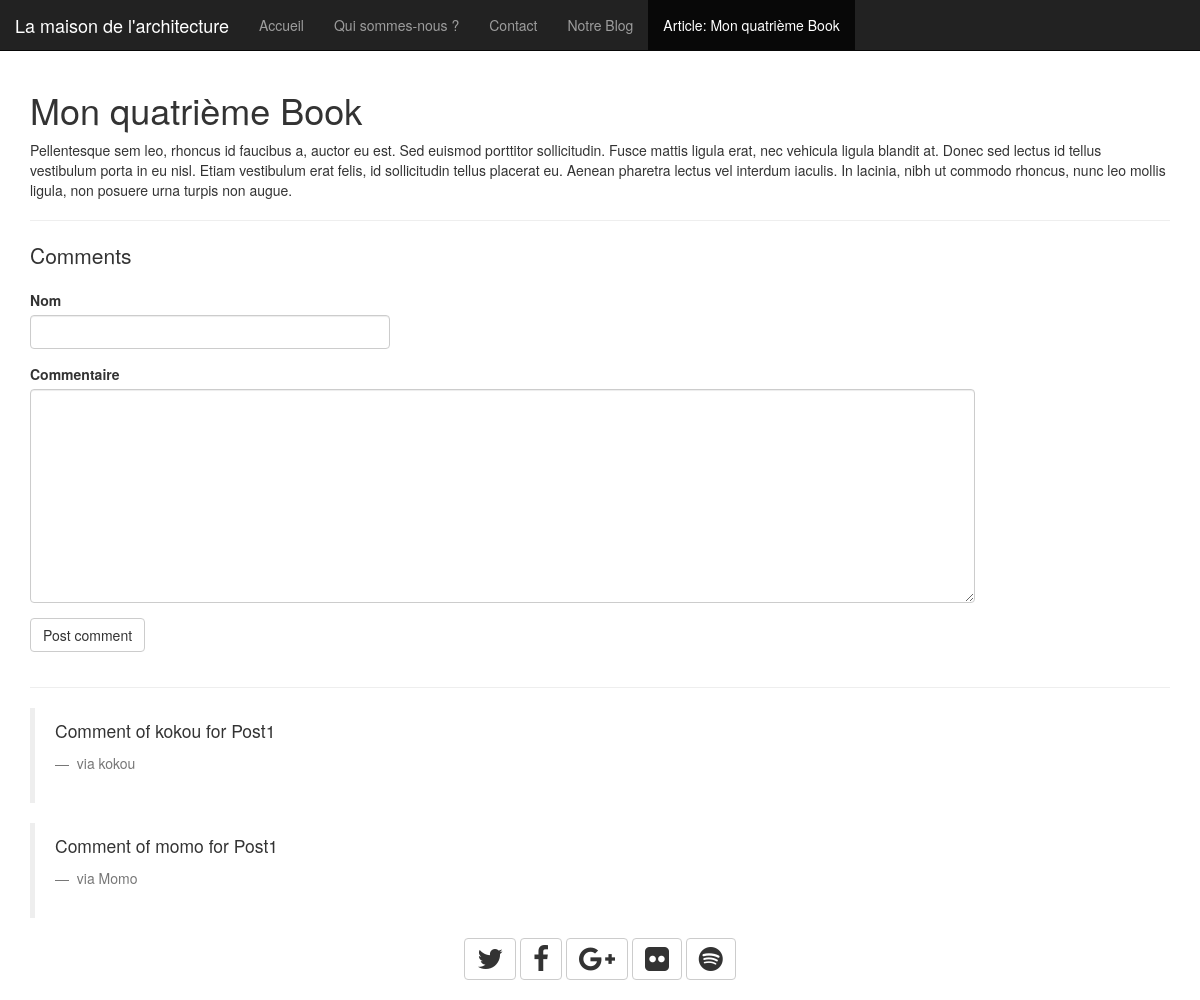
The app's page /blog/posts/1, older data.
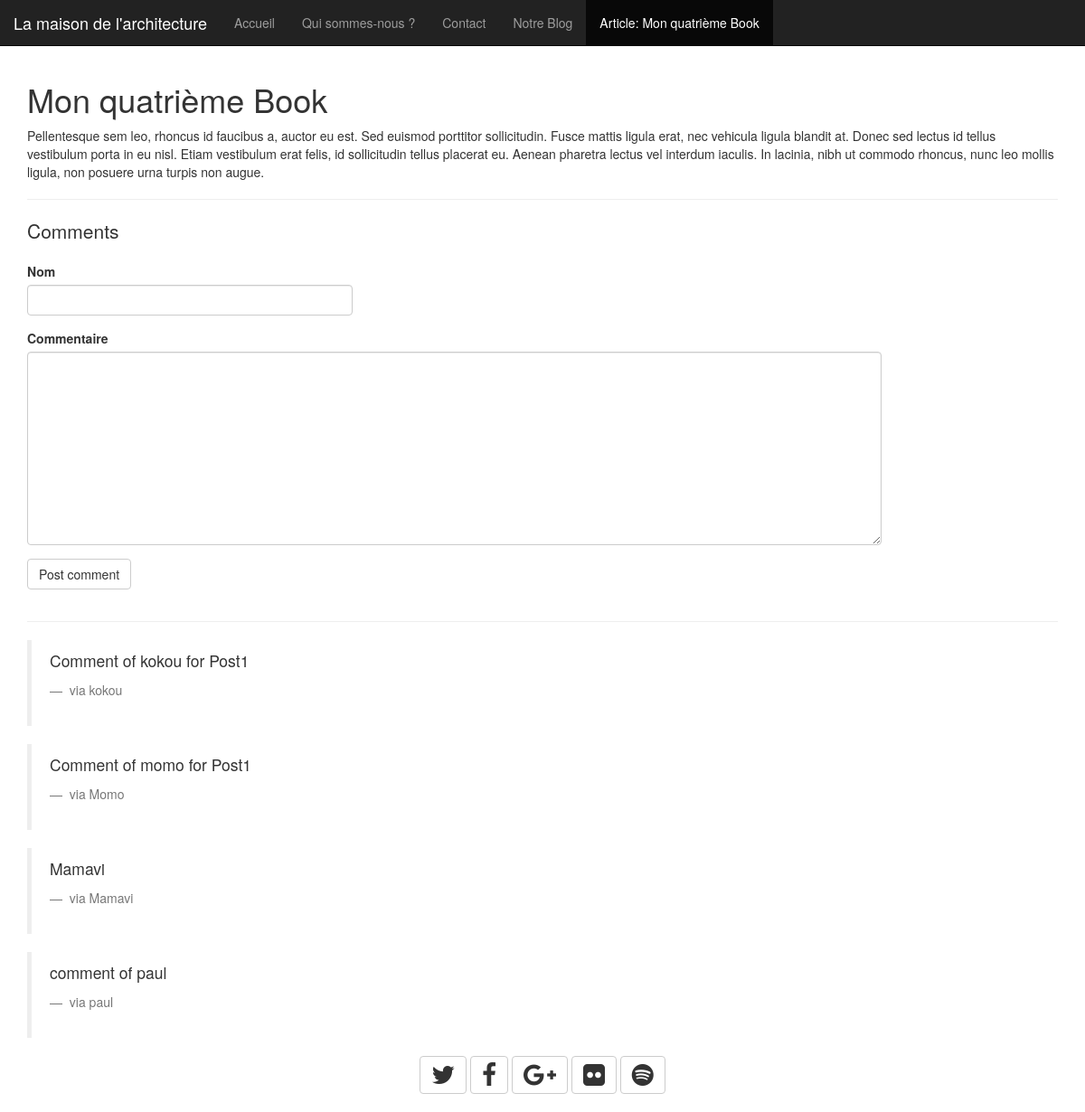
The same page, newer data.
### app/models.py (models this page shows)
class Post(db.Model):
    __tablename__ = 'posts'
    id          = db.Column(db.Integer, primary_key=True)
    title       = db.Column(db.String(255))
    content     = db.Column(db.Text)
    comments    = db.relationship('Comment', backref="post", lazy='dynamic')
    created_at  = db.Column(db.DateTime, default=db.func.now())
    updated_at  = db.Column(db.DateTime, default=db.func.now(), onupdate=db.func.now())

class Comment(db.Model):
    __tablename__ = 'comments'
    id              = db.Column(db.Integer, primary_key=True)
    author_name     = db.Column(db.String(255))
    author_email    = db.Column(db.String(255))
    content         = db.Column(db.Text)
    post_id         = db.Column(db.Integer, db.ForeignKey('posts.id'))

### app/routes.py (the view, shortened to what this page needs)
@app.route('/blog/posts/<int:id>', methods=['GET', 'POST'])
def post_detail(id):
    post = Post.query.filter_by(id=id).first_or_404()
    form = CommentForm(request.form)
    context = {
        'post': post,
        'form': form,
    }
    return render_template('blog/post_detail.html', **context)

### app/forms.py
class CommentForm(Form):
    name = StringField('Nom', [DataRequired()])
    content = TextAreaField('Commentaire', [DataRequired()])

### app/templates/blog/post_detail.html
{% extends 'blog/blog_layout.html' %}
{% block active %}
    <li><a href="{{ url_for('home_blog') }}">Notre Blog</a></li>
  <li class="active"><a>Article: {{ post.title }}</a></li>
{% endblock active %}
{% block body %}
    <div>
        <h1 class="title">{{ post.title }}</h1>
        <p class="content">{{ post.content }}</p>
    </div>
    <hr/>
    <div>
        <p class="lead">Comments</p>
        {% from 'includes/_formhelpers.html' import render_field2 %}
        <form class="row" method="POST" action="">
            <div class="form-group col-sm-4 ">
                {{ render_field2(form.name, class_="form-control", required="required") }}
            </div>
            <div class="form-group col-sm-10">
                {{ render_field2(form.content, class_="form-control", required="required", rows="10") }}
            </div>
            <div class="form-group col-sm-4">
                <input type="submit" value="Post comment" class="btn btn-default" />
            </div>
        </form>
        <hr/>
        {% for comment in post.comments %}
            <blockquote>
                <p>
                    {{ comment.content }}
                </p>
                <footer>
                    via {{ comment.author_name }}
                </footer>
            </blockquote>
        {% endfor %}
    </div>
{% endblock body %}

### app/templates/blog/blog_layout.html (shortened to what this page needs)
<!DOCTYPE html>
<html>
  <head>
    <link rel="stylesheet" type="text/css" href="{{ url_for('static', filename='css/home_blog.css') }}">
    <link href="https://maxcdn.bootstrapcdn.com/bootstrap/3.3.1/css/bootstrap.min.css" rel="stylesheet">
    <link href="https://maxcdn.bootstrapcdn.com/font-awesome/4.3.0/css/font-awesome.min.css" rel="stylesheet">
  </head>
  <body>
   <header>
      <nav class="navbar navbar-inverse navbar-fixed-top" role="navigation">
        <div class="navbar-header">
          <a href="{{ url_for('home') }}#page-top" class="navbar-brand">La maison de l'architecture</a>
        </div>
        <div class="collapse navbar-collapse">
                <ul class="nav navbar-nav">
                  <li><a href="{{ url_for('home') }}#accueil">Accueil</a></li>
                  <li><a href="{{ url_for('home') }}#qui">Qui sommes-nous ?</a></li>
                  <li><a href="{{ url_for('home') }}#contact">Contact</a></li>
                  {% block active %}{% endblock active %}
                </ul>
              </div>
        </nav>
    </header>
    <div class="container" style="margin-top: 70px;">
        {% block body %}
        {% endblock body %}
    </div>
    {% include 'includes/_footer.html' %}
  </body>
</html>

### app/templates/includes/_formhelpers.html (shortened to what this page needs)
{% macro render_field2(field) %}
    {{ field.label }}
    {{ field(**kwargs)|safe }}
{% endmacro %}

### app/templates/includes/_footer.html
<footer class="text-center">
  <a class="btn btn-default" href="#"><i class="fa fa-twitter fa-2x"></i></a>
  <a class="btn btn-default" href="#"><i class="fa fa-facebook fa-2x"></i></a>
  <a class="btn btn-default" href="#"><i class="fa fa-google-plus fa-2x"></i></a>
  <a class="btn btn-default" href="#"><i class="fa fa-flickr fa-2x"></i></a>
  <a class="btn btn-default" href="#"><i class="fa fa-spotify fa-2x"></i></a>
</footer>

### app/templates/blog/blog_layout.html (style rules this page uses)
footer { margin-bottom: 20px; }

Row changes from the older to the newer data that the page shows:
added Comment: content "Mamavi", author_name "Mamavi"
added Comment: content "comment of paul", author_name "paul"
